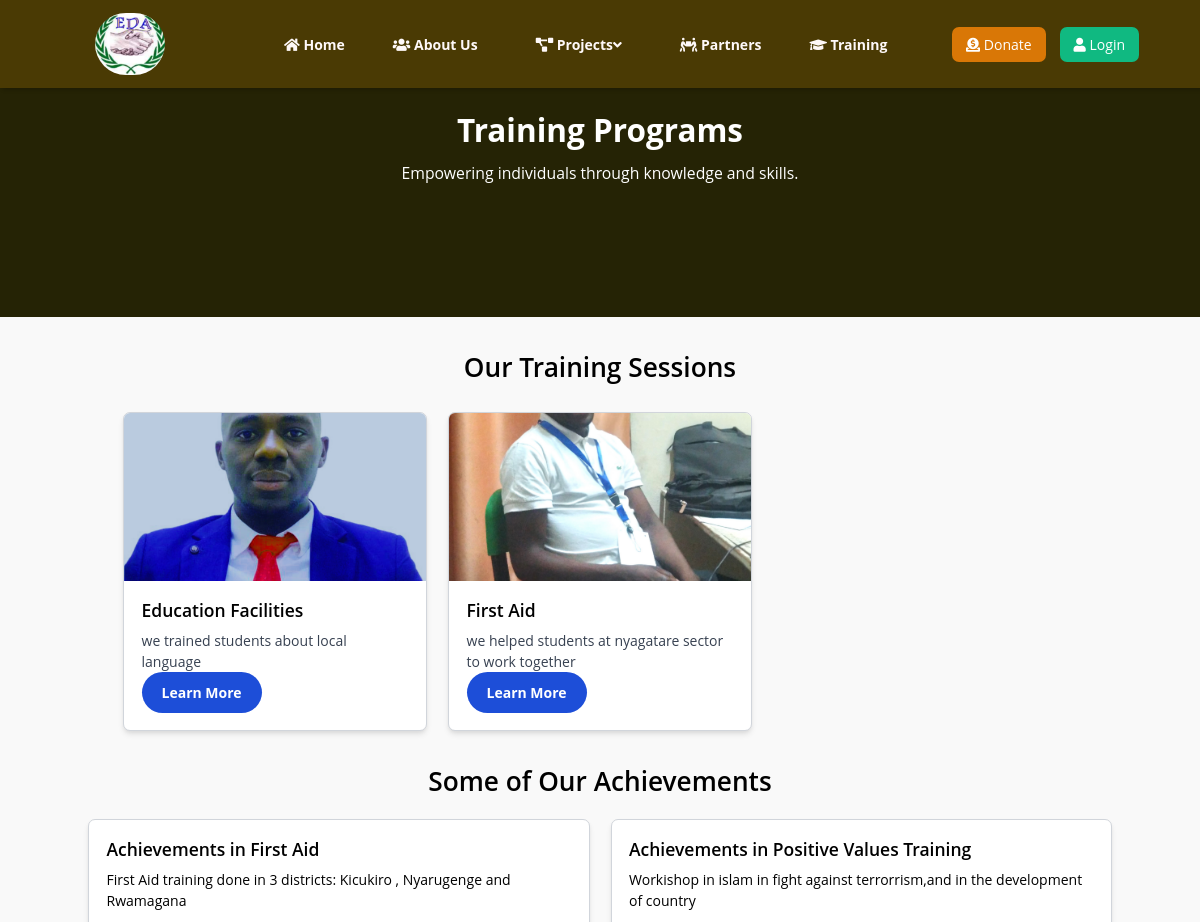
The page /trainings/ (upper part) on the database as committed earlier.
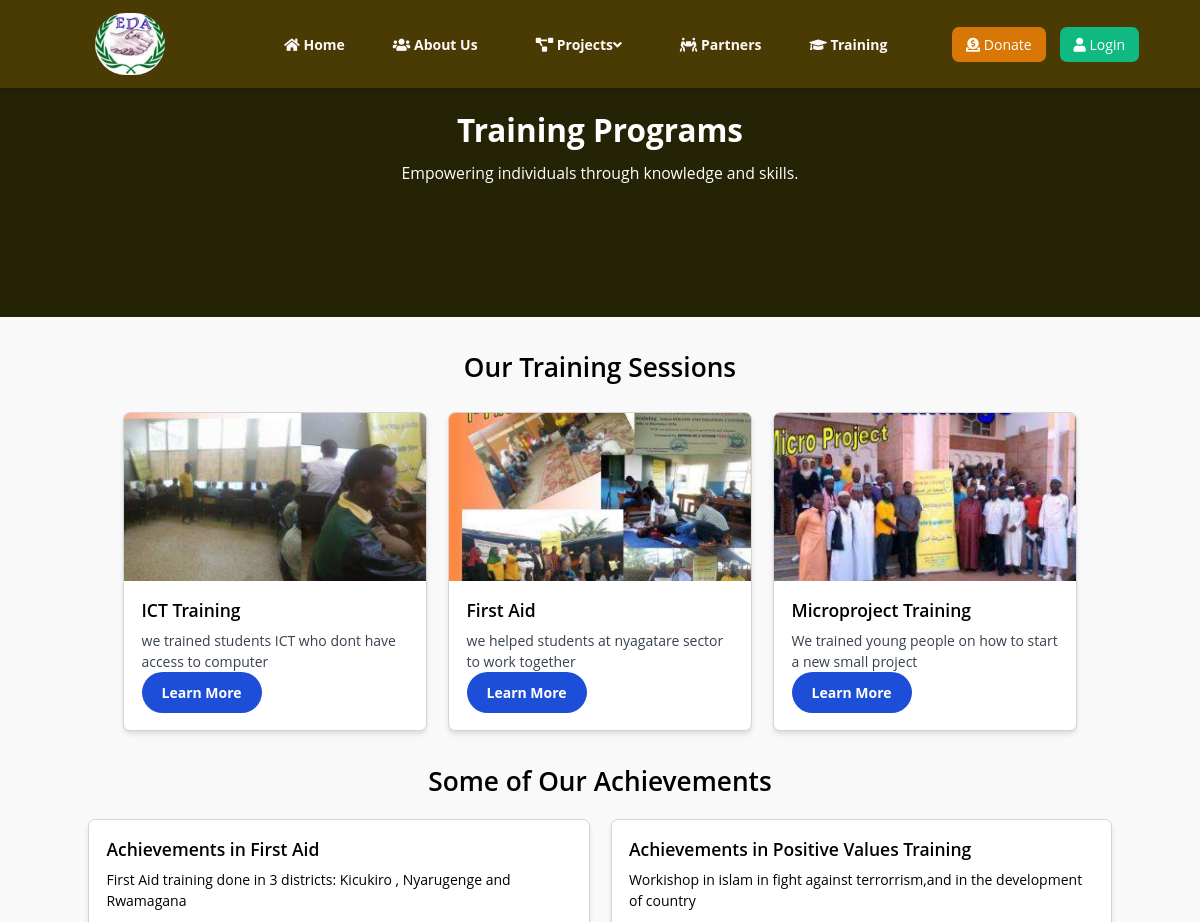
The same page on the database as committed later.
### eda/models.py (models this page shows, shortened)
class Training(models.Model):
    name = models.CharField(max_length=200)
    location = models.CharField(max_length=200)
    description = models.TextField()
    image = models.ImageField(upload_to='images/', null=True, blank=True)
    created_at = models.DateTimeField(auto_now_add=True)
    updated_at = models.DateTimeField(auto_now=True)

### eda/views.py (the view)
# urls.py: path('trainings/', views.training_list, name='trainings'),
def training_list(request):
    trainings = Training.objects.all()
    return render(request, 'trainings.html', {'trainings': trainings})

### templates/Trainings.html (shortened to what this page needs)
﻿{% extends 'base.html' %}
{% block content %}
<section class="hero-section block h-20 py-10 items-center justify-center text-center bg-yellow-900 text-white">
    <h1 class="text-4xl font-bold">Training Programs</h1>
    <p class="mt-4 text-lg">Empowering individuals through knowledge and skills.</p>
</section>
<main class="container mx-auto py-10">
    <h2 class="text-3xl font-semibold text-center mb-8">Our Training Sessions</h2>
    <div class="grid grid-cols-1 sm:grid-cols-2 md:grid-cols-3 gap-6 px-10">
        {% for training in trainings %}
        <div class="bg-white shadow-md rounded-lg overflow-hidden transition-transform hover:shadow-lg border border-gray-300">
            <img src="{{ training.image.url }}" alt="{{ training.name }}" class="w-full h-48 object-cover">
            <div class="p-5">
                <h3 class="text-xl font-semibold">{{ training.name }}</h3>
                <p class="mt-2 text-gray-700">{{ training.description }}</p>
                <a href="{% url 'training_detail' training.id %}" class="button-primary">Learn More</a>
            </div>
        </div>
        {% empty %}
        <p class="text-gray-700 text-center">No training sessions available at the moment.</p>
        {% endfor %}
    </div>
    <h2 class="text-3xl font-semibold text-center mt-10 mb-6">Some of Our Achievements</h2>
    <div class="grid grid-cols-1 md:grid-cols-2 lg:grid-cols-2 gap-6">
        <div class="bg-white shadow-md rounded-lg p-5 border border-gray-300">
            <h3 class="text-xl font-semibold">Achievements in First Aid</h3>
            <p class="mt-2">First Aid training done in 3 districts: Kicukiro , Nyarugenge and Rwamagana</p>
        </div>
        <div class="bg-white shadow-md rounded-lg p-5 border border-gray-300">
            <h3 class="text-xl font-semibold">Achievements in Positive Values Training</h3>
            <p class="mt-2">Workishop in islam in fight against terrorrism,and in the development of country</p>
        </div>
    </div>
</main>
{% endblock %}

Rows that differ between the two databases and show on the page:
changed Training: image: a different picture; name "Education Facilities" → "ICT Training"; description "we trained students about local language" → "we trained students ICT who dont have access to computer"
changed Training "First Aid": image: a different picture
added Training: image (picture), name "Microproject Training", description "We trained young people on how to start a new small project"
